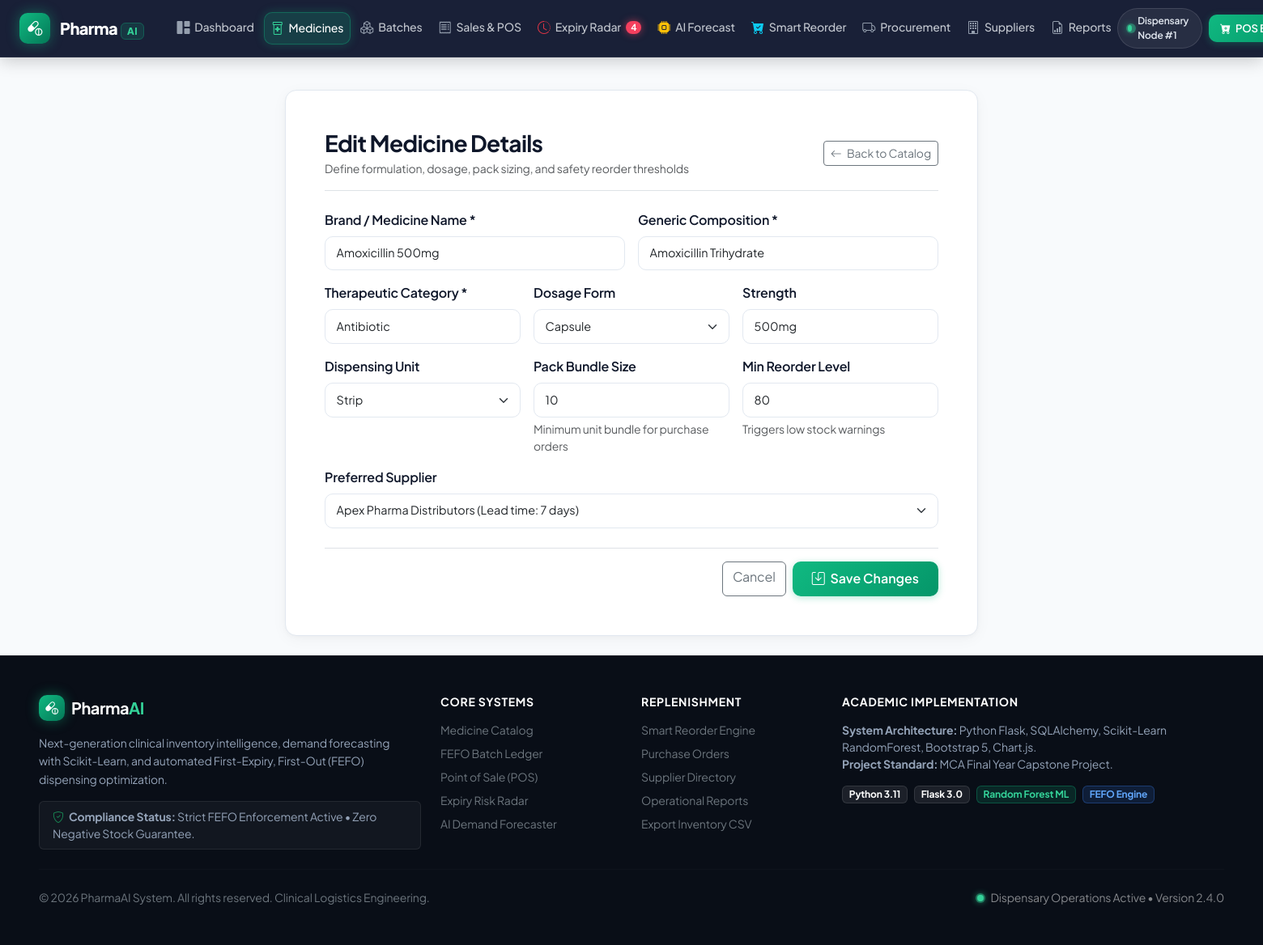
Screenshot of /medicines/2/edit (signed in) with the database file from the repository.
### models/medicine.py (models this page shows, shortened)
class Medicine(db.Model):
    __tablename__ = "medicines"
    id = db.Column(db.Integer, primary_key=True)
    name = db.Column(db.String(150), nullable=False, index=True)
    generic_name = db.Column(db.String(150), nullable=False, index=True)
    category = db.Column(db.String(80), nullable=False, index=True)
    dosage_form = db.Column(db.String(50), nullable=False)  # Tablet, Capsule, Syrup, etc.
    strength = db.Column(db.String(50), nullable=True)  # e.g., 500mg, 10mg/5ml
    unit = db.Column(db.String(30), nullable=False, default="Strip")  # Strip, Box, Bottle, Vial
    pack_size = db.Column(
        db.Integer, nullable=False, default=10
    )  # Minimum pack bundle for ordering
    reorder_level = db.Column(
        db.Integer, nullable=False, default=50
    )  # Static baseline reorder trigger
    supplier_id = db.Column(db.Integer, db.ForeignKey("suppliers.id"), nullable=True)
    is_active = db.Column(db.Boolean, default=True, nullable=False)
    created_at = db.Column(db.DateTime, default=datetime.utcnow, nullable=False)
    updated_at = db.Column(
        db.DateTime, default=datetime.utcnow, onupdate=datetime.utcnow, nullable=False
    )
    batches = db.relationship(
        "Batch", backref="medicine", lazy="dynamic", cascade="all, delete-orphan"
    )
    daily_sales = db.relationship(
        "DailyMedicineSales", backref="medicine", lazy="dynamic", cascade="all, delete-orphan"
    )
    predictions = db.relationship(
        "DemandPrediction", backref="medicine", lazy="dynamic", cascade="all, delete-orphan"
    )
    stock_movements = db.relationship(
        "StockMovement", backref="medicine", lazy="dynamic", cascade="all, delete-orphan"
    )
    po_items = db.relationship("PurchaseOrderItem", backref="medicine", lazy="dynamic")
    sale_items = db.relationship("SaleItem", backref="medicine", lazy="dynamic")
    @property
    def usable_stock(self) -> int:
        today = date.today()
        usable_batches = [
            b for b in self.batches if b.current_quantity > 0 and b.expiry_date > today
        ]
        return sum(b.current_quantity for b in usable_batches)
    @property
    def is_low_stock(self) -> bool:
        return self.usable_stock <= self.reorder_level

### models/supplier.py (models this page shows, shortened)
class Supplier(db.Model):
    __tablename__ = "suppliers"
    id = db.Column(db.Integer, primary_key=True)
    name = db.Column(db.String(150), nullable=False, unique=True, index=True)
    contact_person = db.Column(db.String(100), nullable=True)
    email = db.Column(db.String(120), nullable=True)
    phone = db.Column(db.String(30), nullable=True)
    address = db.Column(db.Text, nullable=True)
    lead_time_days = db.Column(
        db.Integer, default=7, nullable=False
    )  # Crucial for reorder point formulas
    rating = db.Column(db.Float, default=4.5)
    is_active = db.Column(db.Boolean, default=True, nullable=False)
    created_at = db.Column(db.DateTime, default=datetime.utcnow, nullable=False)
    updated_at = db.Column(
        db.DateTime, default=datetime.utcnow, onupdate=datetime.utcnow, nullable=False
    )
    medicines = db.relationship("Medicine", backref="preferred_supplier", lazy="dynamic")
    purchase_orders = db.relationship("PurchaseOrder", backref="supplier", lazy="dynamic")

### routes/medicine_routes.py (the view, shortened to what this page needs)
@medicine_bp.route("/<int:id>/edit", methods=["GET", "POST"])
@login_required
def edit(id: int):
    medicine = Medicine.query.get_or_404(id)
    suppliers = Supplier.query.filter_by(is_active=True).order_by(Supplier.name.asc()).all()
    return render_template(
        "medicines/form.html",
        medicine=medicine,
        suppliers=suppliers,
        action="edit",
    )

### templates/medicines/form.html (shortened to what this page needs)
{% extends "base.html" %}
{% block content %}
<div class="container py-4">
  <div class="row justify-content-center">
    <div class="col-lg-8">
      <div class="card-modern p-4 p-sm-5">
        <div class="d-flex align-items-center justify-content-between mb-4 pb-3 border-bottom">
          <div>
            <h3 class="fw-bold text-navy mb-1">{{ 'Edit Medicine Details' if action == 'edit' else 'Register New Medicine' }}</h3>
            <p class="text-muted small mb-0">Define formulation, dosage, pack sizing, and safety reorder thresholds</p>
          </div>
          <a href="{{ url_for('medicines.index') }}" class="btn btn-outline-secondary btn-sm">
            <i class="bi bi-arrow-left me-1"></i> Back to Catalog
          </a>
        </div>
        <form method="POST">
          <div class="row g-3 mb-3">
            <div class="col-md-6">
              <label for="name" class="form-label fw-semibold">Brand / Medicine Name *</label>
              <input type="text" class="form-control" id="name" name="name" value="{{ medicine.name if medicine else '' }}" placeholder="e.g. Paracetamol 500mg" required autofocus>
            </div>
            <div class="col-md-6">
              <label for="generic_name" class="form-label fw-semibold">Generic Composition *</label>
              <input type="text" class="form-control" id="generic_name" name="generic_name" value="{{ medicine.generic_name if medicine else '' }}" placeholder="e.g. Acetaminophen" required>
            </div>
          </div>
          <div class="row g-3 mb-3">
            <div class="col-md-4">
              <label for="category" class="form-label fw-semibold">Therapeutic Category *</label>
              <input type="text" class="form-control" id="category" name="category" value="{{ medicine.category if medicine else '' }}" placeholder="e.g. Analgesic & Antipyretic" required list="categoryOptions">
            </div>
            <div class="col-md-4">
              <label for="dosage_form" class="form-label fw-semibold">Dosage Form</label>
              <select class="form-select" id="dosage_form" name="dosage_form" required>
                {% for form in ['Tablet', 'Capsule', 'Syrup', 'Injection', 'Ointment', 'Inhaler', 'Drops'] %}
                  <option value="{{ form }}" {% if medicine and medicine.dosage_form == form %}selected{% endif %}>{{ form }}</option>
                {% endfor %}
              </select>
            </div>
            <div class="col-md-4">
              <label for="strength" class="form-label fw-semibold">Strength</label>
              <input type="text" class="form-control" id="strength" name="strength" value="{{ medicine.strength if medicine else '' }}" placeholder="e.g. 500mg, 10mg/5ml">
            </div>
          </div>
          <div class="row g-3 mb-3">
            <div class="col-md-4">
              <label for="unit" class="form-label fw-semibold">Dispensing Unit</label>
              <select class="form-select" id="unit" name="unit" required>
                {% for u in ['Strip', 'Box', 'Bottle', 'Vial', 'Ampoule', 'Tube'] %}
                  <option value="{{ u }}" {% if medicine and medicine.unit == u %}selected{% endif %}>{{ u }}</option>
                {% endfor %}
              </select>
            </div>
            <div class="col-md-4">
              <label for="pack_size" class="form-label fw-semibold">Pack Bundle Size</label>
              <input type="number" class="form-control" id="pack_size" name="pack_size" value="{{ medicine.pack_size if medicine else '10' }}" min="1" required>
              <div class="form-text small">Minimum unit bundle for purchase orders</div>
            </div>
            <div class="col-md-4">
              <label for="reorder_level" class="form-label fw-semibold">Min Reorder Level</label>
              <input type="number" class="form-control" id="reorder_level" name="reorder_level" value="{{ medicine.reorder_level if medicine else '50' }}" min="1" required>
              <div class="form-text small">Triggers low stock warnings</div>
            </div>
          </div>
          <div class="mb-4">
            <label for="supplier_id" class="form-label fw-semibold">Preferred Supplier</label>
            <select class="form-select" id="supplier_id" name="supplier_id">
              {% for supp in suppliers %}
                <option value="{{ supp.id }}" {% if medicine and medicine.supplier_id == supp.id %}selected{% endif %}>
                  {{ supp.name }} (Lead time: {{ supp.lead_time_days }} days)
                </option>
              {% endfor %}
            </select>
          </div>
          <div class="d-flex justify-content-end gap-2 pt-3 border-top">
            <a href="{{ url_for('medicines.index') }}" class="btn btn-outline-secondary">Cancel</a>
            <button type="submit" class="btn btn-emerald px-4">
              <i class="bi bi-save me-1"></i> {{ 'Save Changes' if action == 'edit' else 'Create Medicine' }}
            </button>
          </div>
        </form>
      </div>
    </div>
  </div>
</div>
{% endblock %}

### static/css/style.css (style rules this page uses)
:root { --primary-emerald: #059669; --primary-emerald-hover: #047857; --emerald-500: #10b981; --emerald-400: #34d399; --emerald-100: #d1fae5; --emerald-50: #ecfdf5; --obsidian: #090e17; --dark-navy: #0f172a; --navy-800: #1e293b; --navy-700: #334155; --navy-600: #475569; --blue-600: #2563eb; --blue-500: #3b82f6; --blue-50: #eff6ff; --cyan-500: #06b6d4; --cyan-50: #ecfeff; --warning-amber: #f59e0b; --warning-amber-dark: #d97706; --warning-bg: #fffbeb; --alert-red: #f43f5e; --alert-red-dark: #e11d48; --alert-bg: #fff1f2; --text-main: #0f172a; --text-muted: #64748b; --text-subtle: #94a3b8; --bg-canvas: #f8fafc; --bg-surface: #ffffff; --border-color: #e2e8f0; --border-subtle: #f1f5f9; --shadow-sm: 0 1px 2px 0 rgba(15, 23, 42, 0.05); --shadow-card: 0 4px 20px -2px rgba(15, 23, 42, 0.05), 0 2px 6px -1px rgba(15, 23, 42, 0.03); --shadow-card-hover: 0 16px 32px -4px rgba(15, 23, 42, 0.09), 0 4px 12px -2px rgba(15, 23, 42, 0.04); --shadow-dropdown: 0 20px 25px -5px rgba(15, 23, 42, 0.15), 0 8px 10px -6px rgba(15, 23, 42, 0.1); --shadow-glow-emerald: 0 0 24px rgba(16, 185, 129, 0.35); --radius-xs: 6px; --radius-sm: 10px; --radius-md: 14px; --radius-lg: 20px; --radius-pill: 9999px; }
body { font-family: 'Plus Jakarta Sans', -apple-system, BlinkMacSystemFont, 'Segoe UI', Roboto, Helvetica, Arial, sans-serif; background-color: var(--bg-canvas); color: var(--text-main); min-height: 100vh; display: flex; flex-direction: column; letter-spacing: -0.01em; -webkit-font-smoothing: antialiased; -moz-osx-font-smoothing: grayscale; }
h1, h2, h3, h4, h5, h6 { color: var(--dark-navy); font-weight: 700; letter-spacing: -0.025em; }
a { color: var(--primary-emerald); text-decoration: none; transition: all 0.2s cubic-bezier(0.4, 0, 0.2, 1); }
.card-modern { background: #ffffff; border: 1px solid var(--border-color); border-radius: var(--radius-md); box-shadow: var(--shadow-card); transition: all 0.25s ease; overflow: hidden; }
.btn-emerald { background: linear-gradient(135deg, var(--emerald-500), #059669); border: none; color: #ffffff; font-weight: 600; border-radius: var(--radius-sm); padding: 0.6rem 1.25rem; transition: all 0.2s cubic-bezier(0.4, 0, 0.2, 1); box-shadow: 0 2px 8px rgba(16, 185, 129, 0.3); }
.form-control, .form-select { border-color: var(--border-color); border-radius: var(--radius-sm); font-size: 0.9rem; padding: 0.6rem 0.85rem; transition: all 0.2s ease; }
.card-modern, .feature-card-modern, .bento-kpi-card { transition: transform 0.28s cubic-bezier(0.16, 1, 0.3, 1), box-shadow 0.28s ease, border-color 0.28s ease !important; }

### rows the page displays
Medicine: name "Amoxicillin 500mg", generic_name "Amoxicillin Trihydrate", category "Antibiotic", dosage_form "Capsule", strength "500mg", unit "Strip", pack_size "10", reorder_level "80", supplier_id "Apex Pharma Distributors (Lead time: 7 days)"

### other values shown
{{ critical_expiry_count }} "4"
{{ 'Save Changes' if action == 'edit' else 'Create Medicine' }} "Save Changes"
